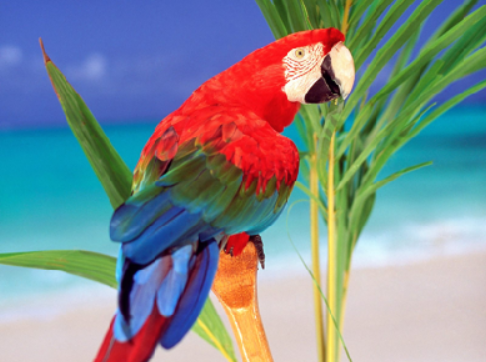
#> input picture ECSE341L-ImageProcessing/Lab7/parrot.png, 486 x 362 px, found by its file name
$ jupyter execute --allow-errors Lab_7.ipynb
#> lines starting #> are read from the running program, lines starting #| are printed output that depends on the picture
<a href="https://colab.research.google.com/github/adityav1810/Semester_5_Labs/blob/master/ECSE341L-ImageProcessing/Lab7/Lab_7.ipynb" target="_parent"></a>

[cell 1]
from urllib.request import urlopen

#> (the rest of this cell did not finish here and is left out)

[cell 2]
img_path='https://raw.githubusercontent.com/adityav1810/Semester_5_Labs/master/ECSE341L-ImageProcessing/Lab7/parrot.png'

[cell 3]
import cv2
import numpy as np
from google.colab.patches import cv2_imshow
#> (the rest of this cell did not finish here and is left out)

#> (a cell that did not finish here is left out)

[cell 5]
import matplotlib.pyplot as plt

#> (the rest of this cell did not finish here and is left out)

#> (a cell that did not finish here is left out)

#> (a cell that did not finish here is left out)

#> (a cell that did not finish here is left out)

[cell 9]
from PIL import ImageEnhance
import PIL.Image
import urllib.request
import io
from IPython.display import Image
URL=img_path
with urllib.request.urlopen(URL) as url:
    f = io.BytesIO(url.read())

img = PIL.Image.open(f)
#> img is the input picture: PIL image 486x362 RGB; mean R, G, B 127.4, 140, 143.9

img.show()
enhanced_img = ImageEnhance.Contrast(img)
enhanced_img=enhanced_img.enhance(1.0)
display(enhanced_img)

[cell 10]
red,green,blue=enhanced_img.split()
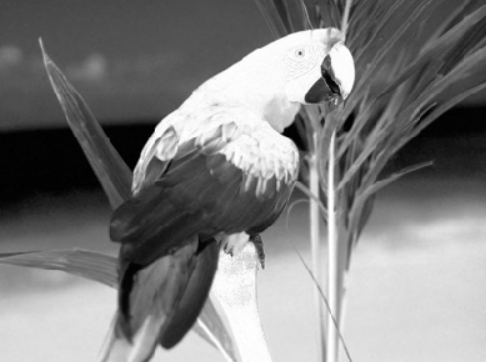
#> red: PIL image 486x362 L; min 0, max 255, mean 127.4
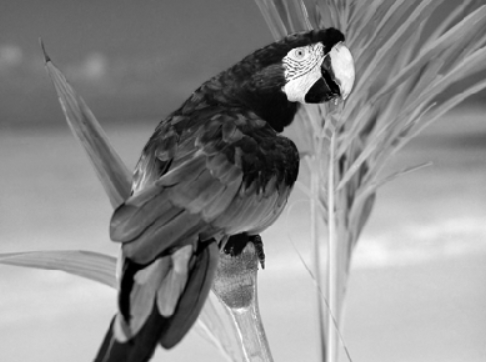
#> green: PIL image 486x362 L; min 0, max 255, mean 140
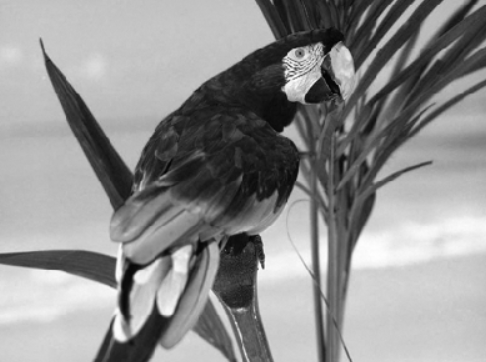
#> blue: PIL image 486x362 L; min 2, max 254, mean 143.9
